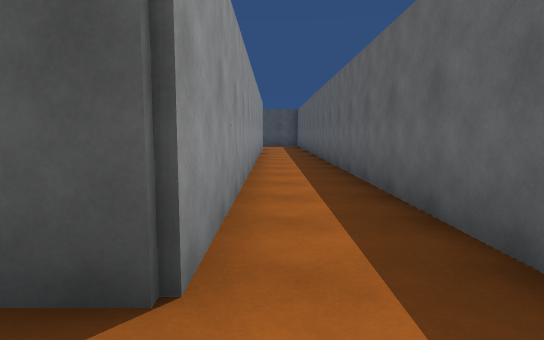
View 1 (above)

17 first-person views from a walk through a Unity game level. The camera is 1.3 m above the floor, tilts 6° down and sees 75° across. The floor is counted in squares, 1.8 m on a side. Each view is taken from the middle of a square. On the plan, view 1 faces up. The plan holds only what a view shows up to about 11 squares ahead; the rest is blank. The place goes on beyond the plan. The player is left out.

View 2
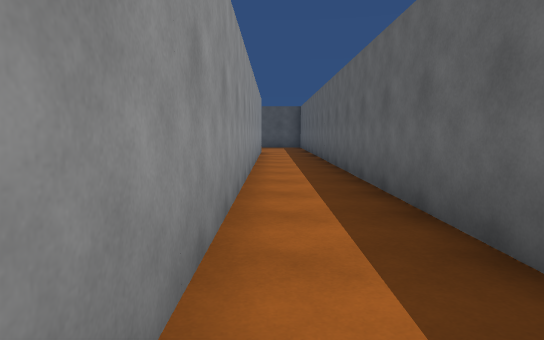

View 3
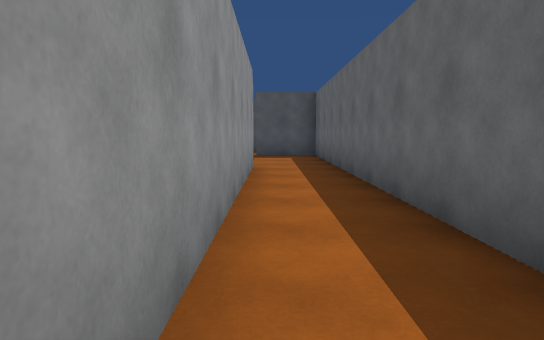

View 4
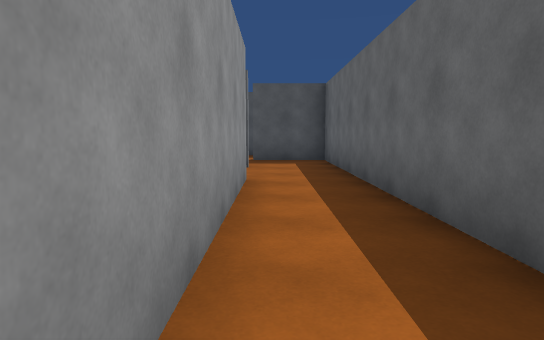

View 5
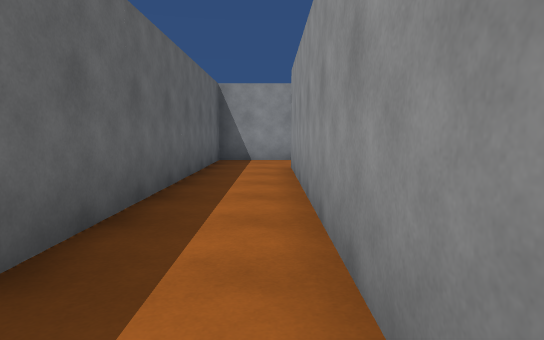

View 6
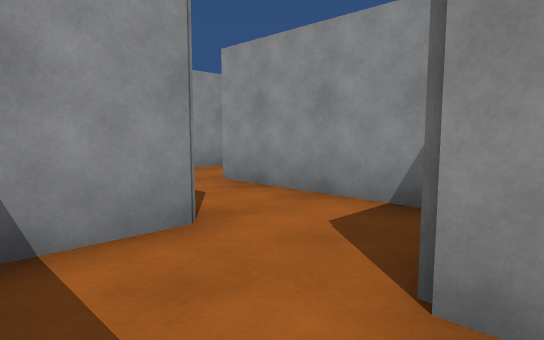

View 7
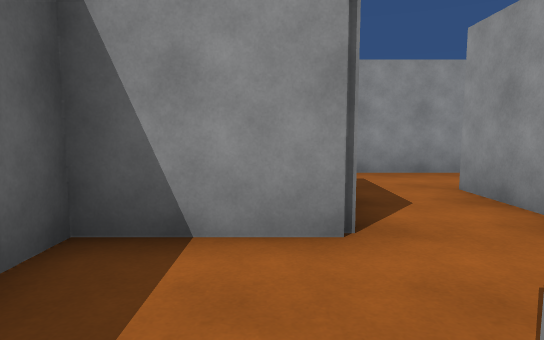

View 8
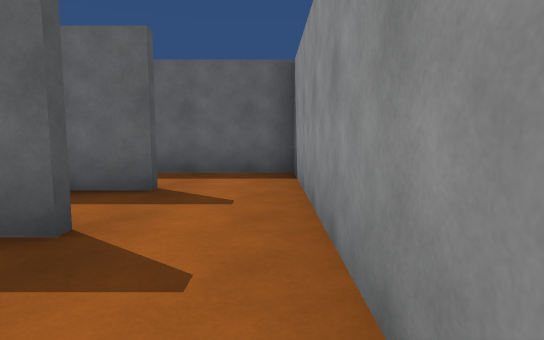

View 9
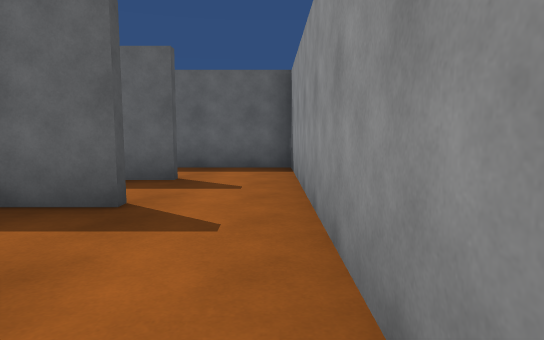

View 10
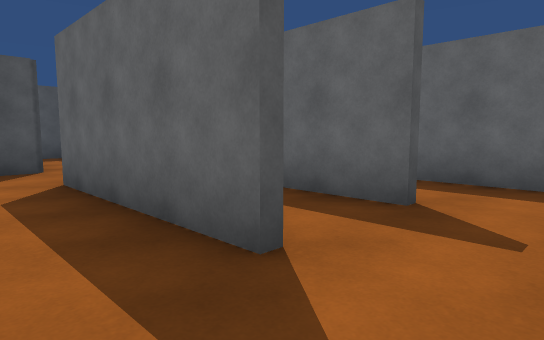

View 11
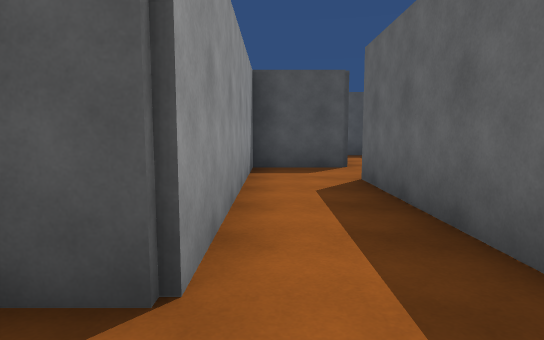

View 12
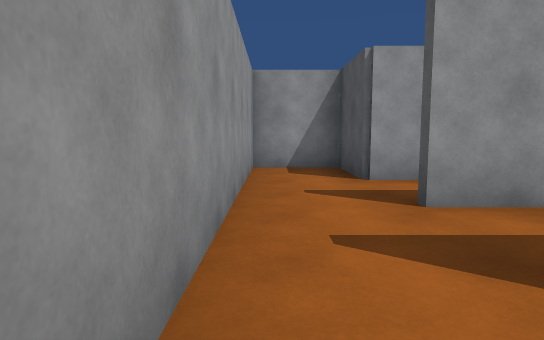

View 13
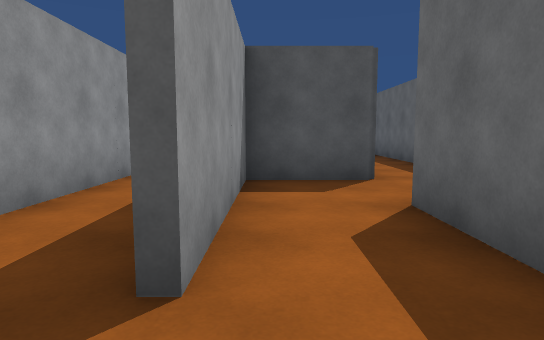

View 14
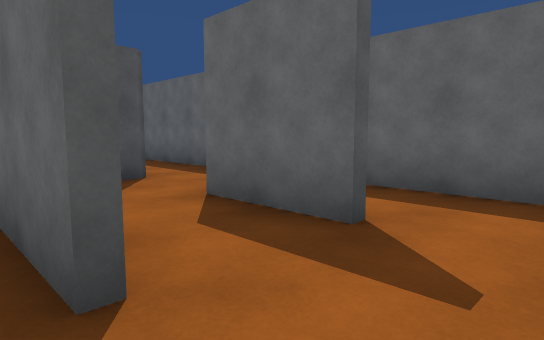

View 15
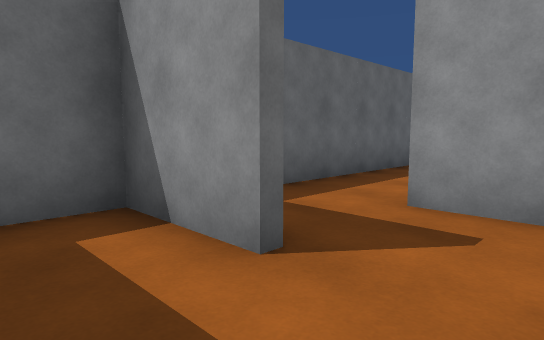

View 16
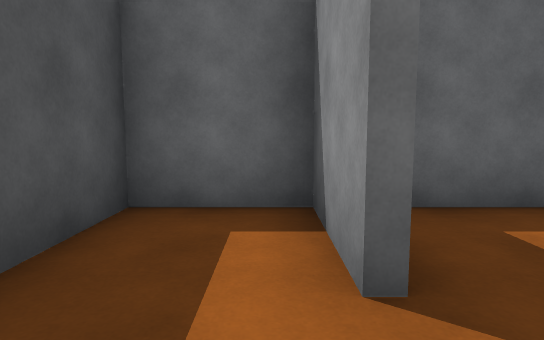

View 17
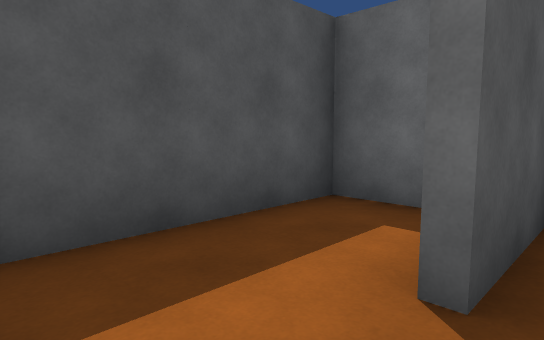

### Floor plan
Ten units are one square. View 1 is at (0, 0); x grows to the right and y downward. Boxes are objects, and circles mark ways between rooms. Rooms are numbered by the first view taken in them; rooms with no view inside come last. Other rooms are left out.
<svg viewBox="-69 -219 89 268">
<path fill="none" stroke="#000" d="M-4 -155 -4 -14M-6 4 14 4 14 -189M15 -194 -5 -194M-26 26 -26 -15M-24 -34 -44 -34 -44 26 -64 26 -64 44 -25 44M-25 44 14 44 14 14M-5 -196 15 -196M-16 -176 -5 -176M14 -189 14 -214 -18 -214M-6 26 -6 4M-4 -14 -24 -14 -24 25"/>
<circle cx="-10" cy="-180" r="3" fill="#2a7"/>
<circle cx="-10" cy="0" r="3" fill="#2a7"/>
<circle cx="-30" cy="35" r="3" fill="#2a7"/>
<circle cx="-20" cy="15" r="3" fill="#2a7"/>
<text x="0" y="-90">1</text>
<text x="-40" y="20">2</text>
<text x="0" y="30">3</text>
<text x="-10" y="-200">4</text>
<text x="-20" y="10">5</text>
</svg>
Room 1 opens to room 4. Room 1 opens to room 5. Room 2 opens to room 3. Room 3 opens to room 5.

Where each view was taken, in squares from view 1:
view 1: 0 up, 0 right, facing up
view 2: 2 up, 0 right, facing up
view 3: 8 up, 0 right, facing up
view 4: 10 up, 0 right, facing up
view 5: 9 up, 0 right, facing down
view 6: 2 up, 1 right, facing down-left
view 7: 2 up, 0 right, facing down
view 8: 4 down, 5 left, facing right
view 9: 4 down, 6 left, facing right
view 10: 4 down, 4 left, facing up-right
view 11: 4 down, 4 left, facing up
view 12: 4 down, 1 right, facing left
view 13: 4 down, 2 left, facing up
view 14: 4 down, 3 left, facing up-right
view 15: 21 up, 2 left, facing down-right
view 16: 20 up, 2 left, facing right
view 17: 19 up, 2 left, facing up-right
